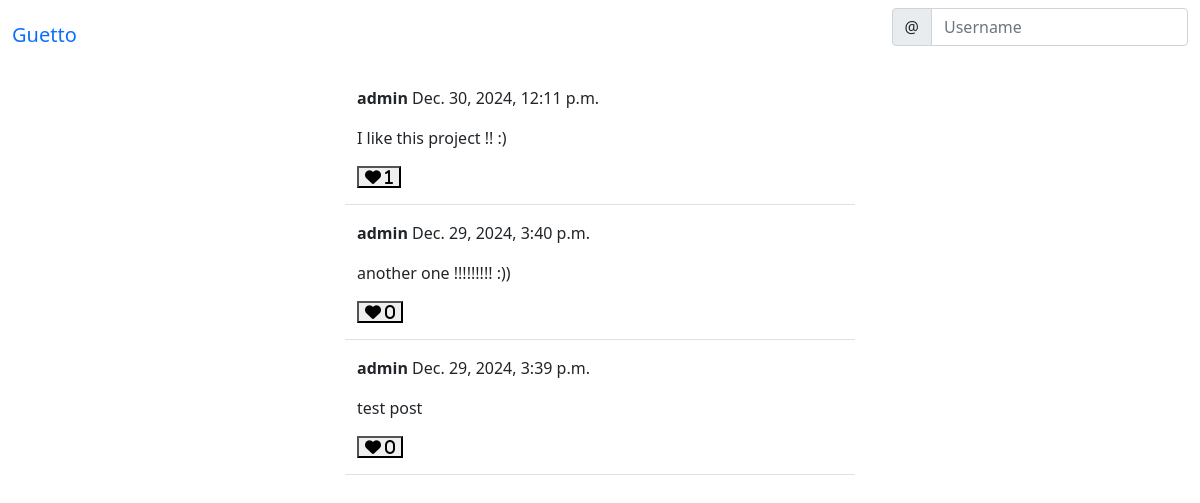
The page /social/ (signed in) on the database as committed earlier.
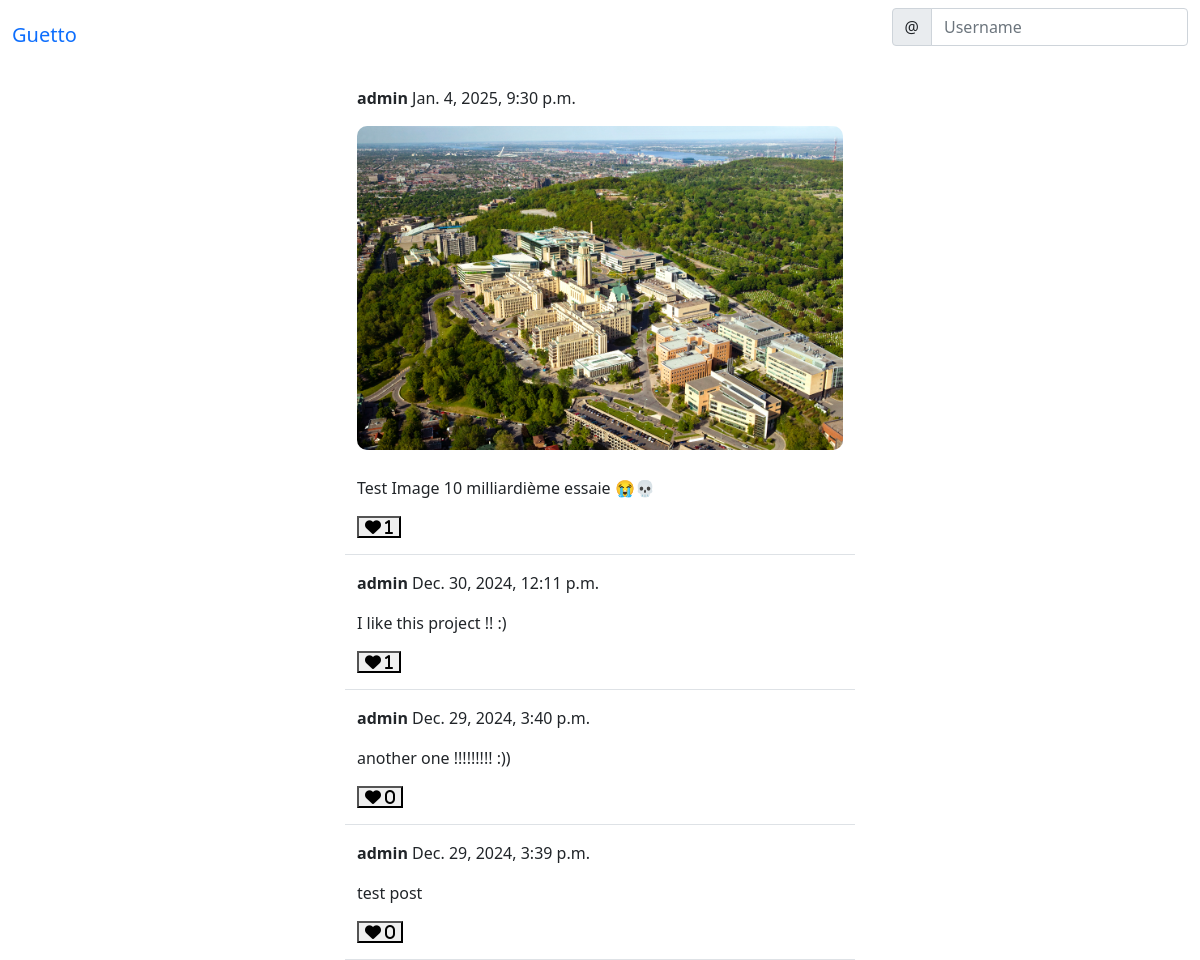
The same page on the database as committed later.
### social/models.py (models this page shows)
class Post(models.Model):
    body = models.TextField()
    image = models.ImageField(upload_to='uploads/post_photos', blank=True, null=True)
    created_on = models.DateTimeField(default=timezone.now)
    author = models.ForeignKey(User, on_delete=models.CASCADE)
    likes = models.ManyToManyField(User, related_name='likes', blank=True)

### social/views.py (the view, shortened to what this page needs)
# urls.py: path('', PostListView.as_view(), name='post-list'),
class PostListView(LoginRequiredMixin, View):
    def get(self, request, *args, **kwargs):
        posts = Post.objects.all().order_by('-created_on')
        form = PostForm()
        context = {
            'post_list': posts,
            'form': form,
        }
        return render(request, 'social/post_list.html', context)

### social/forms.py
class PostForm(forms.ModelForm):
    body = forms.CharField(
            label='',
            widget=forms.Textarea(attrs={
                'rows': '3',
                'placeholder': 'Say Something...'
                }
                )
        )
    image = forms.ImageField(required=False)
    class Meta:
        model = Post
        fields = ['body', 'image']

### social/templates/social/post_list.html (shortened to what this page needs)
{% extends 'landing/base.html' %}
{% load crispy_forms_tags %}
{% block content %}
    {% if user.is_authenticated %}
    <div>
        {% for post in post_list %}
        <div class="row justify-content-center mt-3">
            <div class="col-md-5 col-sm-12 border-bottom position-relative">
                <p><strong>{{ post.author }}</strong> {{ post.created_on }} </p>
                <div class="position-relative">
                    {% if post.image %}
                    <form method="POST" enctype="multipart/form-data">
                        <img src="{{ post.image }}" class="post-image">
                    </form>
                    {% endif %}
                    <p>{{ post.body }}</p>
                </div>
                <div class="d-flex flex-row">
                    <form method="POST" action="{% url 'like' post.pk %}">
                        <button class="background-color: transparent; border: none; box-shadow: none;" type="submit">
                            <i class="fas fa-heart"><span> {{ post.likes.all.count }}</span></i>
                        </button>
                    </form>
                </div>
            </div>
        </div>
        {% endfor %}
    </div>
    {% endif %}
{% endblock content %}

Rows that differ between the two databases and show on the page:
added Post: author "admin", created_on "Jan. 4, 2025, 9:30 p.m.", image (picture), body "Test Image 10 milliardième essaie 😭💀", likes.all.count "1"
